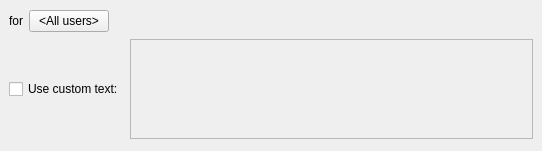
<?xml version="1.0" encoding="UTF-8"?>
<ui version="4.0">
 <class>PushNotificationBusinessActionWidget</class>
 <widget class="QWidget" name="PushNotificationBusinessActionWidget">
  <property name="geometry">
   <rect>
    <x>0</x>
    <y>0</y>
    <width>542</width>
    <height>151</height>
   </rect>
  </property>
  <property name="windowTitle">
   <string/>
  </property>
  <layout class="QVBoxLayout" name="verticalLayout_3">
   <property name="leftMargin">
    <number>0</number>
   </property>
   <property name="topMargin">
    <number>0</number>
   </property>
   <property name="rightMargin">
    <number>0</number>
   </property>
   <property name="bottomMargin">
    <number>0</number>
   </property>
   <item>
    <widget class="QStackedWidget" name="stackedWidget">
     <property name="currentIndex">
      <number>1</number>
     </property>
     <widget class="QWidget" name="notConnectedPage">
      <layout class="QVBoxLayout" name="verticalLayout_2">
       <item>
        <widget class="QnWordWrappedLabel" name="notConnectedLabel" native="true">
         <property name="text" stdset="0">
          <string>The system is not connected to Nx Cloud. Mobile notifications work only when the system is connected to Nx Cloud.</string>
         </property>
        </widget>
       </item>
       <item>
        <layout class="QHBoxLayout" name="horizontalLayout_4">
         <item>
          <widget class="QPushButton" name="cloudSettingsButton">
           <property name="text">
            <string>Nx Cloud Settings</string>
           </property>
          </widget>
         </item>
         <item>
          <spacer name="horizontalSpacer_2">
           <property name="orientation">
            <enum>Qt::Horizontal</enum>
           </property>
           <property name="sizeHint" stdset="0">
            <size>
             <width>40</width>
             <height>20</height>
            </size>
           </property>
          </spacer>
         </item>
        </layout>
       </item>
       <item>
        <spacer name="verticalSpacer">
         <property name="orientation">
          <enum>Qt::Vertical</enum>
         </property>
         <property name="sizeHint" stdset="0">
          <size>
           <width>20</width>
           <height>40</height>
          </size>
         </property>
        </spacer>
       </item>
      </layout>
     </widget>
     <widget class="QWidget" name="connectedPage">
      <layout class="QVBoxLayout" name="verticalLayout">
       <item>
        <layout class="QHBoxLayout" name="horizontalLayout">
         <item>
          <widget class="QLabel" name="usersLabel">
           <property name="text">
            <string>for</string>
           </property>
          </widget>
         </item>
         <item>
          <widget class="QPushButton" name="selectUsersButton">
           <property name="text">
            <string notr="true">&lt;All users&gt;</string>
           </property>
          </widget>
         </item>
         <item>
          <spacer name="horizontalSpacer">
           <property name="orientation">
            <enum>Qt::Horizontal</enum>
           </property>
           <property name="sizeHint" stdset="0">
            <size>
             <width>99</width>
             <height>17</height>
            </size>
           </property>
          </spacer>
         </item>
        </layout>
       </item>
       <item>
        <layout class="QHBoxLayout" name="horizontalLayout_2">
         <item>
          <widget class="QCheckBox" name="customTextCheckBox">
           <property name="text">
            <string>Use custom text:</string>
           </property>
          </widget>
         </item>
         <item>
          <widget class="QPlainTextEdit" name="customTextEdit">
           <property name="enabled">
            <bool>false</bool>
           </property>
           <property name="minimumSize">
            <size>
             <width>0</width>
             <height>100</height>
            </size>
           </property>
           <property name="maximumSize">
            <size>
             <width>16777215</width>
             <height>100</height>
            </size>
           </property>
           <property name="horizontalScrollBarPolicy">
            <enum>Qt::ScrollBarAlwaysOff</enum>
           </property>
           <property name="centerOnScroll">
            <bool>false</bool>
           </property>
          </widget>
         </item>
        </layout>
       </item>
      </layout>
     </widget>
    </widget>
   </item>
  </layout>
 </widget>
 <customwidgets>
  <customwidget>
   <class>QnWordWrappedLabel</class>
   <extends>QWidget</extends>
   <header location="global">ui/widgets/word_wrapped_label.h</header>
   <container>1</container>
  </customwidget>
 </customwidgets>
 <resources/>
 <connections/>
</ui>
